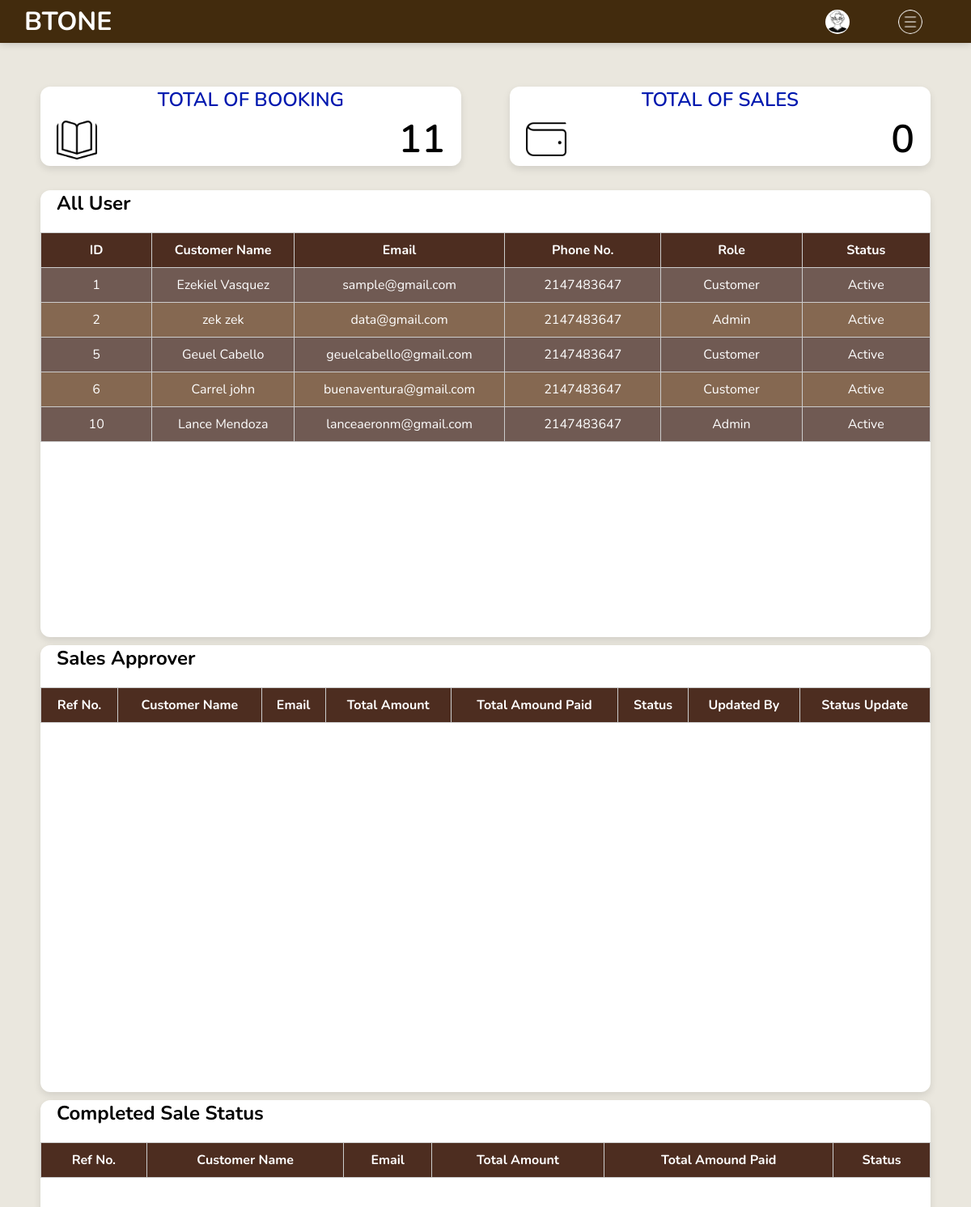
The app's page /Client/PHP/admin.php (upper part), older data.
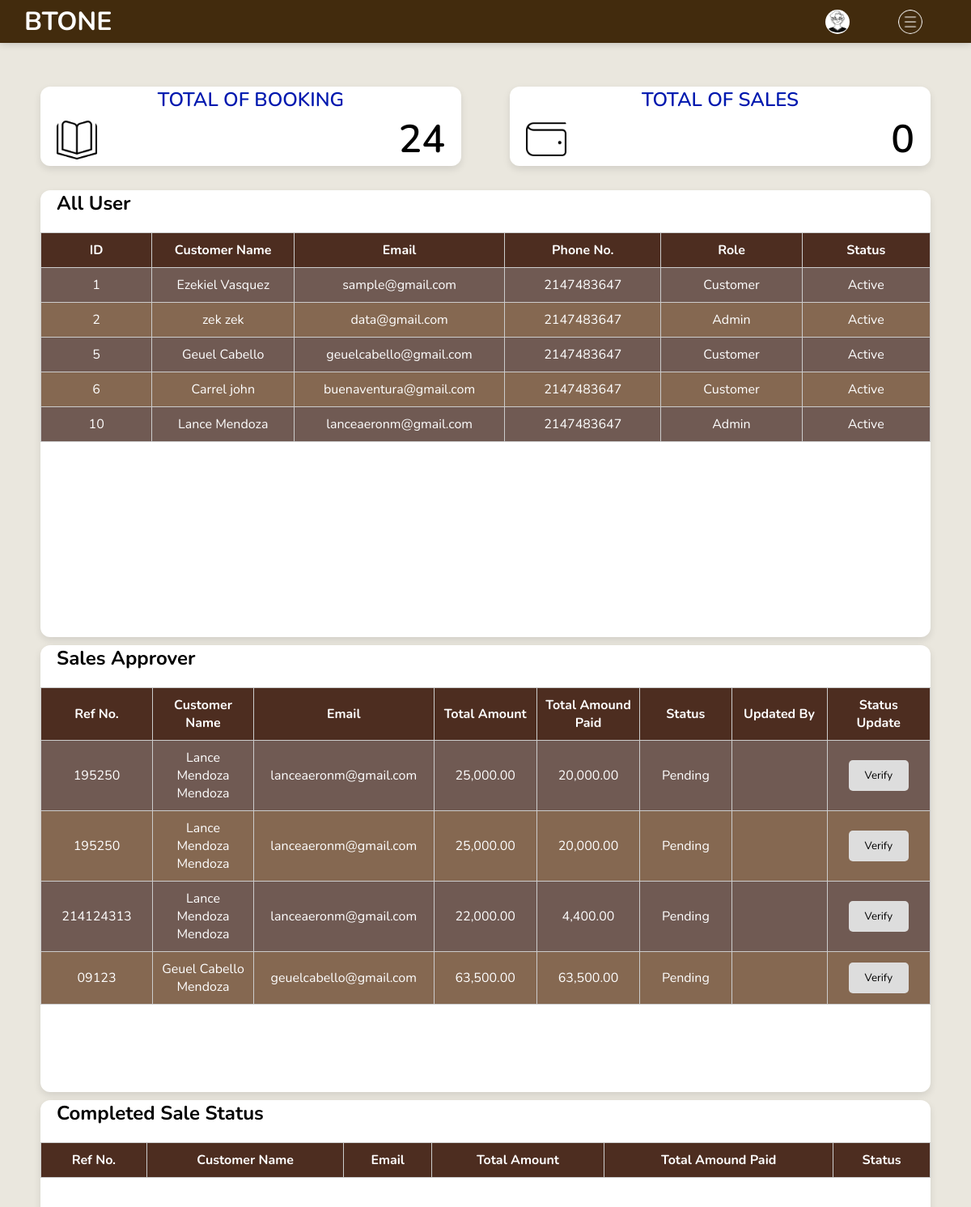
The same page, newer data.
### tables this page shows
CREATE TABLE IF NOT EXISTS `btuser` (
  `bt_user_id` int NOT NULL AUTO_INCREMENT,
  `bt_first_name` varchar(100) NOT NULL,
  `bt_last_name` varchar(100) NOT NULL,
  `bt_email` varchar(191) DEFAULT NULL,
  `bt_phone_number` int NOT NULL,
  `bt_password_hash` mediumtext,
  `bt_created_at` datetime NOT NULL DEFAULT CURRENT_TIMESTAMP,
  `bt_updated_at` datetime DEFAULT NULL,
  `bt_is_active` tinyint NOT NULL DEFAULT '1',
  `bt_privilege_id` int NOT NULL DEFAULT '2',
  PRIMARY KEY (`bt_user_id`),
  UNIQUE KEY `email_unique` (`bt_email`),
  KEY `fk_btuser_privilege` (`bt_privilege_id`)
);

CREATE TABLE IF NOT EXISTS `sales` (
  `sales_id` int NOT NULL AUTO_INCREMENT,
  `btuser_id` int NOT NULL,
  `booking_id` int NOT NULL,
  `GcashReferenceNo` varchar(255) NOT NULL,
  `TotalAmount` double NOT NULL,
  `AmountPaid` double NOT NULL DEFAULT '0',
  `Status` smallint NOT NULL DEFAULT '1',
  `DateCreated` datetime NOT NULL DEFAULT CURRENT_TIMESTAMP,
  `DateUpdate` datetime DEFAULT NULL,
  `userUpdated_Id` int DEFAULT NULL,
  PRIMARY KEY (`sales_id`)
);

### Client/includes/allData.php (called while the page is built, shortened)
<?php
class AllData
{
    private $pdo;
    public function __construct($pdo)
    {
        $this->pdo = $pdo;
    }
    public function getAllUser()
    {
        $stmt = $this->pdo->prepare("SELECT `bt_user_id`, `bt_first_name`, `bt_last_name`, `bt_email`, `bt_phone_number`, `bt_is_active`, `bt_privilege_id` FROM `btuser`");
        $stmt->execute();
        return $stmt->fetchAll(PDO::FETCH_ASSOC);
    }
    public function getTotalBooking(){
        $stmt = $this->pdo->prepare("SELECT COUNT(*) as total FROM bookings");
        $stmt->execute();
        return $stmt->fetch(PDO::FETCH_ASSOC)['total'];
    }
    public function getTotalSales(){
        $stmt = $this->pdo->prepare("SELECT COUNT(*) as total FROM sales where status  = 2");
        $stmt->execute();
        return $stmt->fetch(PDO::FETCH_ASSOC)['total'];
    }
    public function getAllUserAndSales(){
        $stmt = $this->pdo->prepare("
            SELECT
            sales.sales_id AS sales_id,
            sales.btuser_id,
            sales.booking_id,
            sales.GcashReferenceNo AS refNo,
            sales.TotalAmount AS TotalAmount,
            sales.AmountPaid AS AmountPaid,
            sales.Status AS Status,
            sales.DateCreated,
            sales.DateUpdate,
            sales.userUpdated_Id AS updatedBy,
            CONCAT(btuser.bt_first_name, ' ', btuser.bt_last_name) AS fullname,
            btuser.bt_email as email,
            btuser.bt_phone_number,
            btuser.bt_is_active,
            btuser.bt_privilege_id
            FROM sales
            INNER JOIN btuser ON sales.btuser_id = btuser.bt_user_id
            WHERE sales.Status = 1
        ");
        $stmt->execute();
        return $stmt->fetchAll(PDO::FETCH_ASSOC);
    }
}

### Client/PHP/admin.php (the view, shortened to what the changed rows need)
<?php
require_once "../includes/dbh.inc.php";
require_once "../includes/allData.php";
$data = new AllData($pdo);
$users = $data->getAllUser();
$totalBooking = $data->getTotalBooking();
$totalSales = $data->getTotalSales();
$getAllUserAndSales = $data->getAllUserAndSales();
?>
<!DOCTYPE html>
<html lang="en">
<head>
  <link rel="stylesheet" href="../CSS/style.css" />
</head>
<body>
  <header>
    <h1 class="company-name">BTONE</h1>
  </header>
  <main>
    <section class="combo-display-flex-space-between my-30 admin-content-data">
      <div class="card col-6 mx-20 w-100">
        <div class="content">
          <img src="../Img/admin/book-open-cover.png" alt="">
          <h1><?php echo $totalBooking; ?></h1>
        </div>
      </div>
      <div class="card col-6 mx-20 w-100">
        <div class="content">
          <h1><?php echo $totalSales; ?></h1>
        </div>
      </div>
    </section>
    <section class="combo-display-flex">
      <div class="card mx-20 w-100 list-of-booking">
        <div class="header-content">
          <h1>All User</h1>
        </div>
        <div class="content table-container">
          <table>
            <thead>
              <th>ID</th>
              <th>Customer Name</th>
              <th>Email</th>
              <th>Phone No.</th>
              <th>Role</th>
              <th>Status</th>
            </thead>
            <tbody>
              <?php foreach ($users as $user): ?>
                <tr>
                  <td><?= htmlspecialchars($user['bt_user_id']) ?></td>
                  <td><?= htmlspecialchars($user['bt_first_name']) . ' ' . htmlspecialchars($user['bt_last_name']) ?>
                  </td>
                  <td><?= htmlspecialchars($user['bt_email']) ?></td>
                  <td><?= htmlspecialchars($user['bt_phone_number']) ?></td>
                  <td>
                    <?= ($user['bt_privilege_id'] == 1) ? 'Admin' : 'Customer'; ?>
                  </td>
                  <td>
                    <?= ($user['bt_is_active'] == 1) ? 'Active' : 'Inactive'; ?>
                  </td>
                </tr>
              <?php endforeach; ?>
            </tbody>
          </table>
        </div>
      </div>
    </section>
    <section class="combo-display-flex">
      <div class="card mx-20 w-100 list-of-booking">
        <div class="header-content">
          <h1>Sales Approver</h1>
        </div>
        <div class="content table-container">
          <table>
            <thead>
              <th>Ref No.</th>
              <th>Customer Name</th>
              <th>Email</th>
              <th>Total Amount</th>
              <th>Total Amound Paid</th>
              <th>Status</th>
              <th>Updated By</th>
              <th>Status Update</th>
            </thead>
            <tbody>
              <?php foreach ($getAllUserAndSales as $userAndSale): ?>
                <tr>
                  <td><?= htmlspecialchars($userAndSale['refNo']) ?></td>
                  <td><?= htmlspecialchars($userAndSale['fullname']) . ' ' . htmlspecialchars($user['bt_last_name']) ?>
                  </td>
                  <td><?= htmlspecialchars($userAndSale['email']) ?></td>
                  <td><?= number_format((float) $userAndSale['TotalAmount'], 2, '.', ',') ?></td>
                  <td><?= number_format((float) ($userAndSale['AmountPaid'] ?? 0), 2, '.', ',') ?></td>
                  <td>
                    <?= ($userAndSale['Status'] == 1) ? 'Pending' : 'Complete'; ?>
                  </td>
                  <td>
                  </td>
                  <td>
                    <button class="btn btn-secondary open-verify-modal"
                      data-id="<?= htmlspecialchars($userAndSale['sales_id']) ?>"
                      data-ref="<?= htmlspecialchars($userAndSale['refNo']) ?>"
                      data-total="<?= htmlspecialchars($userAndSale['TotalAmount']) ?>"
                      data-paid="<?= htmlspecialchars($userAndSale['AmountPaid'] ?? 0) ?>">Verify</button>
                  </td>
                </tr>
              <?php endforeach; ?>
            </tbody>
          </table>
        </div>
      </div>
    </section>
    <section class="combo-display-flex">
      <div class="card mx-20 w-100 list-of-booking">
        <div class="header-content">
          <h1>Completed Sale Status</h1>
        </div>
        <div class="content table-container">
          <table>
            <thead>
              <th>Ref No.</th>
              <th>Customer Name</th>
              <th>Email</th>
              <th>Total Amount</th>
              <th>Total Amound Paid</th>
              <th>Status</th>
            </thead>
          </table>
        </div>
      </div>
    </section>
  </main>
</body>
</html>

Row changes from the older to the newer data that the page shows:
added sales: GcashReferenceNo "195250", fullname "Lance Mendoza", btuser.bt_last_name "Mendoza", btuser.bt_email "lanceaeronm@gmail.com", TotalAmount "25,000.00", AmountPaid "20,000.00", Status "Pending"
added sales: GcashReferenceNo "195250", fullname "Lance Mendoza", btuser.bt_last_name "Mendoza", btuser.bt_email "lanceaeronm@gmail.com", TotalAmount "25,000.00", AmountPaid "20,000.00", Status "Pending"
added sales: GcashReferenceNo "214124313", fullname "Lance Mendoza", btuser.bt_last_name "Mendoza", btuser.bt_email "lanceaeronm@gmail.com", TotalAmount "22,000.00", AmountPaid "4,400.00", Status "Pending"
added sales: GcashReferenceNo "09123", fullname "Geuel Cabello", $user['bt_last_name'] "Mendoza", btuser.bt_email "geuelcabello@gmail.com", TotalAmount "63,500.00", AmountPaid "63,500.00", Status "Pending"
Text that changed along with them:
$totalBooking: "11" → "24"
